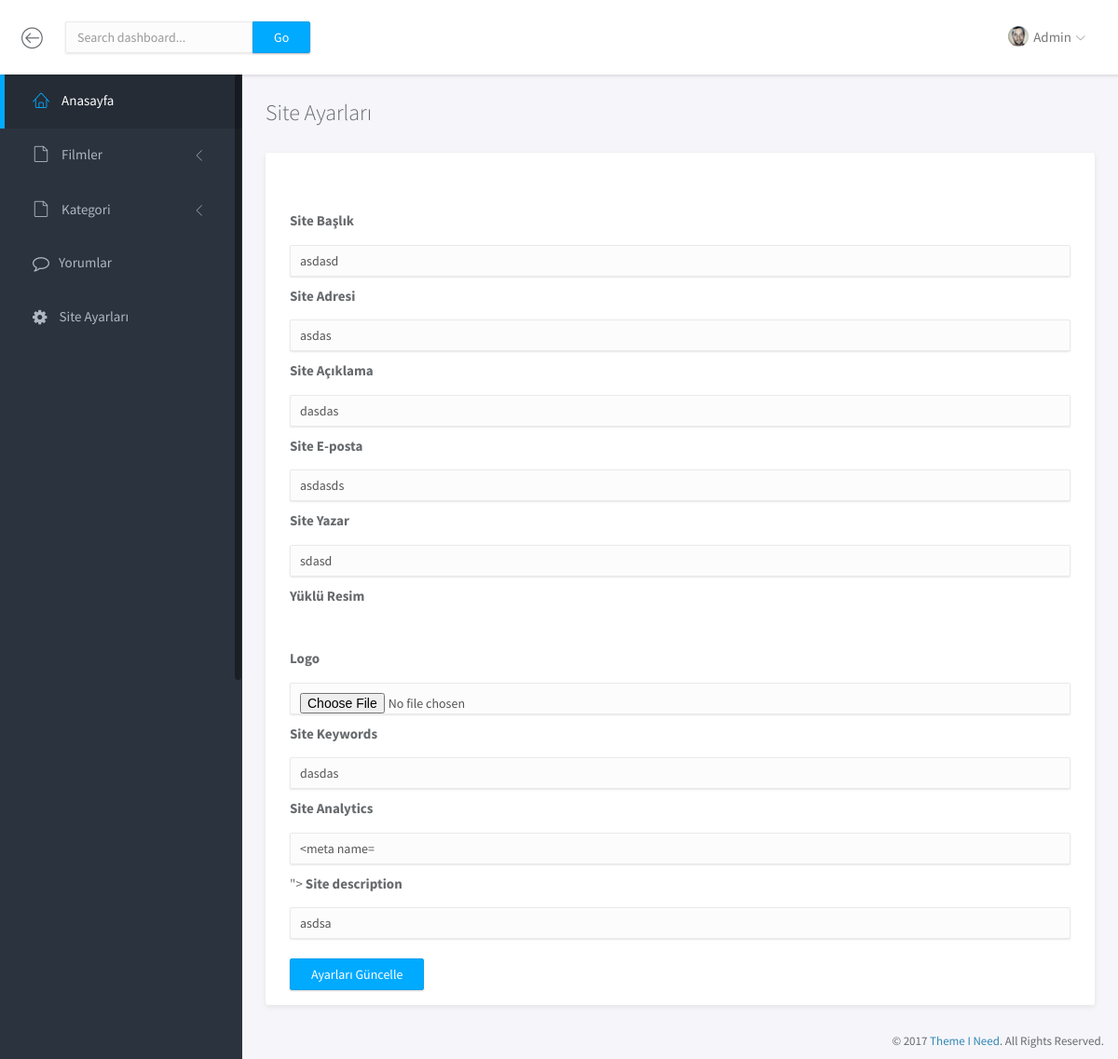
/admin/ayarlar.php (signed in), run on the app's committed database.
### tables this page shows
CREATE TABLE `ayarlar` (
  `ayar_id` int(1) NOT NULL,
  `site_baslik` varchar(200) NOT NULL,
  `site_url` varchar(200) NOT NULL,
  `site_aciklama` varchar(300) NOT NULL,
  `site_keywords` varchar(300) NOT NULL,
  `site_analytics` varchar(1000) NOT NULL,
  `site_logo` varchar(200) NOT NULL,
  `site_yazar` varchar(200) NOT NULL,
  `site_eposta` varchar(200) NOT NULL,
  `site_description` varchar(300) NOT NULL
);

### admin/ayarlar.php (the view, shortened to what this page needs)
<?php
	include 'header.php';
	$film=$db->prepare("SELECT * FROM ayarlar WHERE ayar_id=:ayar_id");
	$film->execute(array(
		'ayar_id' => 1
	));
	$film_getir=$film->fetch(PDO::FETCH_ASSOC);
 ?>
		<div class="main">
			<div class="main-content">
				<div class="container-fluid">
					<h3 class="page-title">Site Ayarları</h3>
					<div class="row">
						<div class="col-md-12">
							<div class="panel">
								<div class="panel-heading">
								</div>
								<div class="panel-body">
									<form enctype="multipart/form-data" method="POST" action="islem/islem.php" >
										<label for="">Site Başlık</label>
										<input type="text" class="form-control"  name="site_baslik" value="<?php echo $film_getir['site_baslik'] ?>">
										<label for="">Site Adresi</label>
										<input type="text" class="form-control"  name="site_url" value="<?php echo $film_getir['site_url'] ?>">
										<label for="">Site Açıklama</label>
										<input type="text" class="form-control"  name="site_aciklama" value="<?php echo $film_getir['site_aciklama'] ?>">
										<label for="">Site E-posta</label>
										<input type="text" class="form-control"  name="site_eposta" value="<?php echo $film_getir['site_eposta'] ?>">
										<label for="">Site Yazar</label>
										<input type="text" class="form-control"  name="site_yazar" value="<?php echo $film_getir['site_yazar'] ?>">
										<label for="">Yüklü Resim</label><br>
										<img src="../<?php echo $film_getir['site_logo'] ?>" height="100" alt=""><br>
										<label for="">Logo</label>
										<input type="file" class="form-control"  name="site_logo">
										<label for="">Site Keywords</label>
										<input type="text" class="form-control"  name="site_keywords" value="<?php echo $film_getir['site_keywords'] ?>">
										<label for="">Site Analytics</label>
										<input type="text" class="form-control"  name="site_analytics" value="<?php echo $film_getir['site_analytics'] ?>">
										<label for="">Site description</label>
										<input type="text" class="form-control"  name="site_description" value="<?php echo $film_getir['site_description'] ?>"><br>
										<button name="ayarlariguncelle" type="submit" class="btn btn-primary">Ayarları Güncelle</button>
									</form>
						</div>
					</div>
				</div>
			</div>
		</div>
		<footer>
			<div class="container-fluid">
				<p class="copyright">&copy; 2017 <a href="https://www.themeineed.com" target="_blank">Theme I Need</a>. All Rights Reserved.</p>
			</div>
		</footer>
	</div>
</body>
</html>

### admin/assets/css/main.css (style rules this page uses)
html { position: relative; min-height: 100%; }
body { background-color: #F3F5F8; font-family: "Source Sans Pro", sans-serif; font-size: 15px; color: #676a6d; }
a { color: #3287B2; }
.page-title { margin-top: 0; margin-bottom: 30px; font-weight: 300; }
footer { position: absolute; bottom: 0; right: 0; padding-top: 15px; padding-bottom: 10px; }
.copyright { margin-bottom: 0; text-align: right; font-size: 13px; }
#wrapper .main { -webkit-transition: all 0.3s ease-in-out; -moz-transition: all 0.3s ease-in-out; -ms-transition: all 0.3s ease-in-out; -o-transition: all 0.3s ease-in-out; transition: all 0.3s ease-in-out; width: calc(100% - 260px); left: 0; position: relative; float: right; background-color: #f5f5fa; }
#wrapper #sidebar-nav, #wrapper .main { padding-top: 80px; }
.main-content { padding: 28px 10px; }
.form-control { -moz-box-shadow: 0px 1px 2px 0 rgba(0, 0, 0, 0.1); -webkit-box-shadow: 0px 1px 2px 0 rgba(0, 0, 0, 0.1); box-shadow: 0px 1px 2px 0 rgba(0, 0, 0, 0.1); -webkit-border-radius: 2px; -moz-border-radius: 2px; border-radius: 2px; border-color: #eaeaea; background-color: #fcfcfc; }
.btn { -webkit-border-radius: 2px; -moz-border-radius: 2px; border-radius: 2px; -moz-box-shadow: 0px 1px 2px 0 rgba(0, 0, 0, 0.2); -webkit-box-shadow: 0px 1px 2px 0 rgba(0, 0, 0, 0.2); box-shadow: 0px 1px 2px 0 rgba(0, 0, 0, 0.2); padding: 6px 22px; }
.btn-primary { background-color: #00AAFF; border-color: #00a0f0; }
.panel { -webkit-border-radius: 3px; -moz-border-radius: 3px; border-radius: 3px; -moz-box-shadow: 0 2px 6px rgba(0, 0, 0, 0.08); -webkit-box-shadow: 0 2px 6px rgba(0, 0, 0, 0.08); box-shadow: 0 2px 6px rgba(0, 0, 0, 0.08); background-color: #fff; margin-bottom: 30px; }
.panel .panel-heading, .panel .panel-body, .panel .panel-footer { padding-left: 25px; padding-right: 25px; }
.panel .panel-heading { padding-top: 20px; padding-bottom: 20px; position: relative; }
.panel .panel-body { padding-top: 10px; padding-bottom: 15px; }
.panel-body form label { padding: 10px 0px 10px 0px; }
.panel-body form input { padding: 10px; }

### data on the page
ayarlar: site_baslik "asdasd", site_url "asdas", site_aciklama "dasdas", site_eposta "asdasds", site_yazar "sdasd", site_keywords "dasdas", site_description "asdsa"
